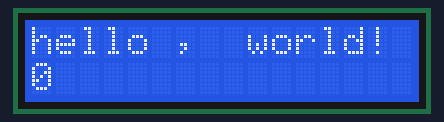
A sketch run on a simulated Arduino Uno, built with avr-gcc and run on an emulated ATmega328P. On the bench: 16×2 character LCD.

Above: at 0.1 s.
At 4.1 s:
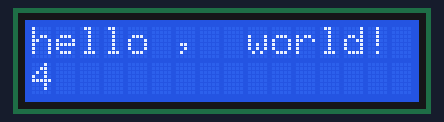
At 9.1 s:
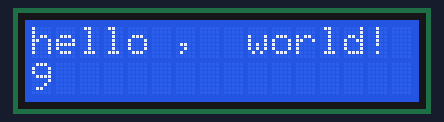
At 19.1 s:
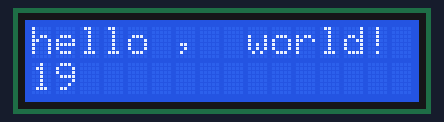
At 29.1 s:
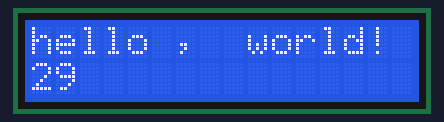
At 39.1 s:
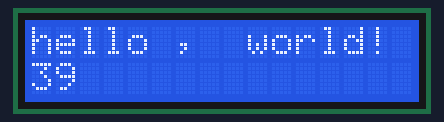

The sketch:

fakhr.2.ino
```cpp
#include <LiquidCrystal.h>//library code
// with the arduino pin number it is connected to
const int rs = 12, en = 11, d4 = 5, d5 = 4, d6 = 3, d7 = 2;
LiquidCrystal lcd(rs, en, d4, d5, d6, d7);

void setup() {
  // set up the LCD number of columns and rows
  lcd.begin(16, 2);
  // Print a message to the LCD
  lcd.print("hello ,  world!");
}

void loop() {
  lcd.setCursor(0, 1);
  // print the number of seconds since reset:
  lcd.print(millis() / 1000);
}
```

Measured:
- what the display in image 1 shows lasts 1.0 s, from 4.0 s to 5.0 s
